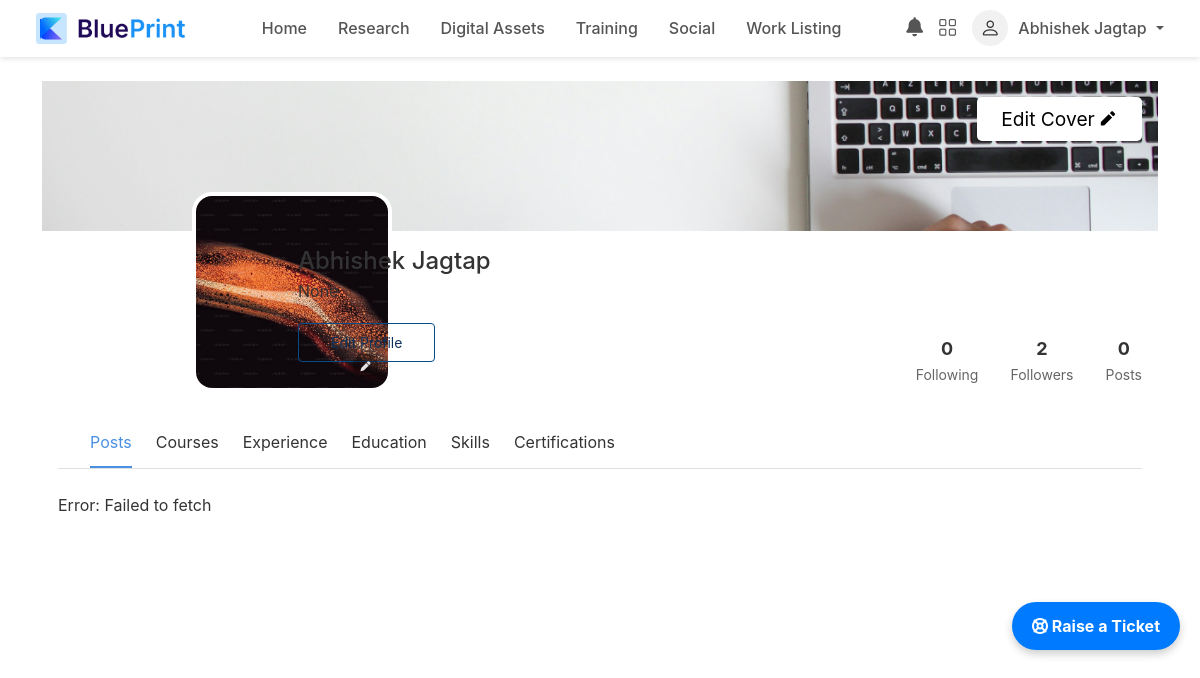
/profile/ (signed in), run on the app's committed database.
### Users/models.py (models this page shows, shortened)
class CustomUser(AbstractUser):
    PROFESSIONAL = 'professional'
    ORGANIZATIONAL = 'organizational'
    INSTRUCTOR = 'instructor'
    INSTITUTIONAL = 'institutional'
    USER_TYPE_CHOICES = [
        (PROFESSIONAL, 'Professional'),
        (ORGANIZATIONAL, 'Organizational'),
        (INSTRUCTOR, 'Instructor'),
        (INSTITUTIONAL, 'Institutional'),
    ]
    ACCOUNT_STATUS_CHOICES = [
        ('Open', 'Open'),
        ('Deactivate', 'Deactivate'),
        ('Suspend', 'Suspend'),
    ]
    account_status = models.CharField(max_length=20, choices=ACCOUNT_STATUS_CHOICES, default='Open')
    suspended_until = models.DateTimeField(null=True, blank=True)
    user_type = models.CharField(
        max_length=20,
        choices=USER_TYPE_CHOICES,
        default=PROFESSIONAL,
    )
    full_name = models.CharField(max_length=255, blank=True, null=True)  # Add this field

class UserProfile(models.Model):
    user = models.OneToOneField(CustomUser, on_delete=models.CASCADE)
    bio = models.TextField(blank=True, null=True)
    website = models.URLField(blank=True, null=True)
    profile_image = models.ImageField(upload_to='profile_pics/', blank=True, null=True)
    cover_image = models.ImageField(upload_to='cover_images/', blank=True, null=True)

### Users/views.py (the view)
# urls.py: path('profile/',views.profile_view,name='profile'),
def profile_view(request, username=None):
    if username:
        user_obj = get_object_or_404(CustomUser, username=username)
        user_profile, created = UserProfile.objects.get_or_create(user=user_obj)
        is_owner = (user_obj == request.user)
    else:
        user_obj = request.user
        user_profile, created = UserProfile.objects.get_or_create(user=request.user)
        is_owner = True
    follow_request_status = None
    if FollowRequest.objects.filter(from_user=request.user, to_user=user_obj, status='accepted').exists() or \
       FollowRequest.objects.filter(from_user=user_obj, to_user=request.user, status='accepted').exists():
        follow_request_status = 'accepted'
    elif FollowRequest.objects.filter(from_user=request.user, to_user=user_obj, status='pending').exists():
        follow_request_status = 'pending'
    followers_count = FollowRequest.objects.filter(to_user=user_obj, status='accepted').count()
    following_count = FollowRequest.objects.filter(from_user=user_obj, status='accepted').count()
    posts_count = Post.objects.filter(user_profile=user_profile).count()
    if request.headers.get('X-Requested-With') == 'XMLHttpRequest':
        experiences = Experience.objects.filter(user_profile=user_profile).values(
            'title', 'organization_name', 'is_current', 'from_date', 'to_date', 'skills_gained'
        )
        return JsonResponse(list(experiences), safe=False)
    context = {
        'user_obj': user_obj,
        'user_profile': user_profile,
        'is_owner': is_owner,  # Flag to decide which buttons to show in the template
        'follow_request_status': follow_request_status,  # Status of follow request
        'experiences': Experience.objects.filter(user_profile=user_profile),
        'educations': Education.objects.filter(user_profile=user_profile),
        'skills': Skill.objects.filter(user_profile=user_profile),
        'first_name': user_obj.first_name,
        'last_name': user_obj.last_name,
        'bio': user_profile.bio if user_profile else '',
        'followers_count': followers_count,  # Number of followers
        'following_count': following_count,  # Number of users being followed
        'posts_count': posts_count,  # Number of posts
    }
    return render(request, 'profile.html', context)

### Users/context_processors.py (called while the page is built)
def navbar_counts(request):
    if request.user.is_authenticated:
        received_followers = FollowRequest.objects.filter(to_user=request.user, status='accepted').count()
        sent_followers = FollowRequest.objects.filter(from_user=request.user, status='accepted').count()
        return {
            'message_count': Message.objects.filter(receiver=request.user, is_read=False).count(),  # Count unread messages
            'request_count': FollowRequest.objects.filter(to_user=request.user, status='pending').count(),
            'followers_count': received_followers + sent_followers  # Count both sides
        }
    return {}

def unread_messages_count(request):
    if request.user.is_authenticated:
        unread_messages = Message.objects.filter(receiver=request.user, is_read=False).order_by('-timestamp')
        unread_count = unread_messages.count()
        latest_message = unread_messages.first()  # Get latest unread message
        latest_message_info = {
            "id": latest_message.id if latest_message else None,
            "sender": latest_message.sender.first_name if latest_message else None
        }
        return {
            "unread_messages": unread_count,
            "latest_unread_message": latest_message_info
        }
    return {}

def cart_context(request):
    cart_count = CartItem.objects.filter(user=request.user).count() if request.user.is_authenticated else 0
    return {'cart_count': cart_count}

### Users/templates/profile.html (shortened to what this page needs)
{% extends 'dashboard.html'%}
{% block content %}
{%load static%}
<!DOCTYPE html>
<html lang="en">
<head>
    <link rel="stylesheet" href="https://cdnjs.cloudflare.com/ajax/libs/font-awesome/6.5.1/css/all.min.css">
    <link href="https://cdn.jsdelivr.net/npm/remixicon@4.5.0/fonts/remixicon.css" rel="stylesheet" />
</head>
<body>
  <div class="profile-container">
      <header class="header">
          {% if is_owner %}
            <button id="openCoverModal" class="edit-button">
                Edit Cover <i class="ri-pencil-fill"></i>
            </button>
          {% endif %}
      </header>
      <div class="profile-image">
          <img src="{% if user_profile.profile_image %}{{ user_profile.profile_image.url }}{% else %}{% static 'images/Profile-default.png' %}{% endif %}" alt="Profile picture">
          {% if is_owner %}
            <div id="openProfilePicModal" class="edit-icon-profile">
                <i class="fa-solid fa-pen"></i>
            </div>
          {% endif %}
      </div>
      <main class="main-content">
          <section class="profile-info">
              <div class="profile-details">
                  <div class="profile-header px-3">
                      <div class="name-role">
                        <h1>{{ user_obj.first_name }} {{ user_obj.last_name }}</h1>
                          <p>{{ bio }}</p>
                      </div>
                      <div class="profile-actions">
                        {% if is_owner %}
                            <button id="openModal" class="edit-profile-btn">Edit Profile</button>
                        {% endif %}
                    </div>
                  </div>
                  <div class="profile-stats">
                    <div class="stat-item">
                        <span class="stat-number">{{ following_count }}</span>
                        <span class="stat-label">Following</span>
                    </div>
                    <div class="stat-item">
                        <span class="stat-number">{{ followers_count }}</span>
                        <span class="stat-label">Followers</span>
                    </div>
                    <div class="stat-item">
                        <span class="stat-number">{{ posts_count }}</span>
                        <span class="stat-label">Posts</span>
                    </div>
                </div>
              </div>
          </section>
          <nav class="profile-nav">
            <ul class="nav-tabs">
                {% if user_obj.user_type == 'organizational' %}
                    <li class="active"><a href="#about" data-target="about">About</a></li>
                    <li><a href="#posts" data-target="posts" data-username="{{ user_obj.username }}">Posts</a></li>
                {% else %}
                    <li class="active"><a href="#posts" data-target="posts" data-username="{{ user_obj.username }}">Posts</a></li>
                    {% if user_obj.user_type == 'instructor' %}
                        <li><a href="#courses" data-target="courses">Courses</a></li>
                    {% else %}
                        <li><a href="#projects" data-target="projects">Projects</a></li>
                    {% endif %}
                    <li><a href="#experience" data-target="experience">Experience</a></li>
                    <li><a href="#education" data-target="education">Education</a></li>
                    <li><a href="#skills" data-target="skills">Skills</a></li>
                    <li><a href="#certifications" data-target="certifications">Certifications</a></li>
                {% endif %}
            </ul>
        </nav>
          <div id="dynamic-content">
          </div>
      </main>
  </div>
    </body>
</html>
{% endblock %}

### Dashboard/templates/dashboard.html (shortened to what this page needs)
{% load static %}
<!DOCTYPE html>
<html lang="en">
<head>
  <link href="https://cdn.jsdelivr.net/npm/bootstrap@5.3.0-alpha3/dist/css/bootstrap.min.css" rel="stylesheet">
  <link href="https://cdn.jsdelivr.net/npm/bootstrap-icons/font/bootstrap-icons.css" rel="stylesheet">
  <link rel="stylesheet" type="text/css" href="https://cdn.jsdelivr.net/npm/toastify-js/src/toastify.min.css">
  <link rel="stylesheet" href="https://cdnjs.cloudflare.com/ajax/libs/font-awesome/6.7.2/css/all.min.css" />
</head>
<body>
  <nav class="navbar navbar-expand-lg px-4 py-2">
    <div class="container-fluid">
      <a class="navbar-brand" href="#">
        <img src="{% static 'images/logo.png' %}" alt="Logo">
      </a>
      <div class="collapse navbar-collapse" id="navbarNav">
        <div class="nav-center">
          <ul class="navbar-nav">
            <li class="nav-item">
              <a class="nav-link {% if request.path == '/dashboard/' %}home-active{% endif %}" href="{% url 'dashboard_new' %}">Home</a>
            </li>
            <li class="nav-item">
              <a class="nav-link {% if request.path == '/research/' %}research-active{% endif %}" href="#">Research</a>
            </li>
            <li class="nav-item">
              <a class="nav-link {% if request.path == '/digitalassets/' %}digital-assets-active{% endif %}" href="{% url 'digitalassets' %}">Digital Assets</a>
            </li>
            <li class="nav-item">
              <a class="nav-link {% if request.path == '/training/' %}training-active{% endif %}" href="{% url 'traning' %}">Training</a>
            </li>
            <li class="nav-item">
              <a class="nav-link {% if request.path == '/social/' %}social-active{% endif %}" href="{% url 'timeline' %}">Social</a>
            </li>
            <li class="nav-item">
              <a class="nav-link " href="{% if user.user_type == 'organizational' %}{% url 'search_talent' %}{% else %}{% url 'explore_projects' %}{% endif %}">
                {% if user.user_type == 'organizational' %}Search Talent{% else %}Work Listing{% endif %}
              </a>
            </li>
          </ul>
        </div>
        <div class="d-flex align-items-center">
          <div class="notification-container">
            <a href="{% url 'notifications_page' %}">
              <i class="fas fa-bell notification-icon"></i>
            </a>
          </div>
          <div class="icon-container">
            <i class="bi bi-grid" id="appsToggle"></i>
          </div>
          <div class="profile-section dropdown">
            <div class="profile-icon">
              <i class="bi bi-person fs-5"></i>
            </div>
            <span class="dropdown-toggle" data-bs-toggle="dropdown" aria-expanded="false">
              {{ user.first_name }} {{ user.last_name }}
            </span>
          </div>
        </div>
      </div>
    </div>
  </nav>
  <div class="container my-4">
    {% block content %}
    {% endblock %}
  </div>
  <a href="{% url 'userraiseticket' %}" class="raise-ticket-btn" >
    <i class="fa fa-life-ring"></i> Raise a Ticket </a>
</body>
</html>

### Dashboard/templates/dashboard.html (style rules this page uses)
.navbar { background-color: #ffffff; box-shadow: 0px 2px 5px rgba(0, 0, 0, 0.1); }
.navbar-brand { display: flex; align-items: center; font-size: 1.5rem; font-weight: bold; color: #043959; }
.navbar-brand img { width: 150px; margin-right: 10px; }
.nav-center { flex-grow: 1; display: flex; justify-content: center; }
.navbar-nav { display: flex; align-items: center; }
.nav-link { color: #555; font-weight: 500; margin-right: 15px; padding: 5px 15px; border-radius: 20px; transition: all 0.3s ease; font-size: 1rem; text-transform: capitalize; }
.icon-container { margin-right: 15px; position: relative; }
.icon-container i { font-size: 1.2rem; color: #555; cursor: pointer; }
.notification-container { position: relative; display: inline-block; margin-right: 15px; }
.notification-icon { font-size: 1.2rem; color: #555; cursor: pointer; position: relative; }
.profile-section { display: flex; align-items: center; position: relative; }
.profile-icon { width: 36px; height: 36px; border-radius: 50%; background-color: #f1f1f1; display: flex; justify-content: center; align-items: center; margin-right: 10px; }
.profile-section .dropdown-toggle { color: #555; font-weight: 500; font-size: 1rem; }
.profile-section .dropdown-toggle::after { margin-left: 5px; }
.raise-ticket-btn { position: fixed; bottom: 150px; right: 20px; z-index: 1000; background-color: #007bff; color: white; padding: 12px 20px; border-radius: 50px; box-shadow: 0 4px 8px rgba(0,0,0,0.2); text-decoration: none; font-weight: bold; transition: background-color 0.3s ease; }

### data on the page
CustomUser: first_name "Abhishek", last_name "Jagtap"
UserProfile: profile_image (picture)

### other printed values
{{ bio }} "None"
{{ following_count }} "0"
{{ followers_count }} "2"
{{ posts_count }} "0"
